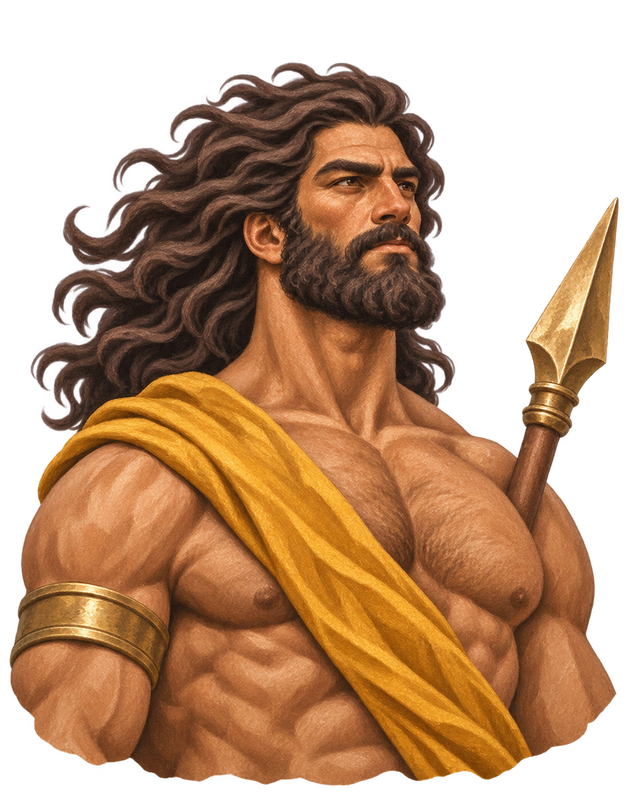
#> input picture art/originals/portraits/eurytion.png, 640 x 800 px; its folder holds only this picture in this run
$ python pack_portraits.py
#> lines starting #> are read from the running program, lines starting #| are printed output that depends on the picture
"""Copy the painted busts into the game, and cut a square face from each.

The originals are 640x800. The game shows a bust at most ~170 px wide (the camp's hero
card), so 256x320 is enough. The face crops (160x160, in portraits/faces/) are what
`Px.face` sets in its roundel wherever the game used to cut a head from the battle sprite.

Pixels the background remover left at alpha 1-7 are cleared: invisible on any ground, but
they would stretch the used rect the crop is measured from.

The face is found by where the skin is in the top of the picture. Half-figure portraits
with a quiver, a pack or a club beside the head, and the animals, are placed by hand.
"""
import colorsys
from pathlib import Path
from PIL import Image

ROOT = Path(__file__).resolve().parents[2]
SRC = ROOT / 'art/originals/portraits'
OUT = ROOT / 'prototype/art/original/portraits'
SIZE = (256, 320)
FACE = 160

# name: (centre x, centre y, side), as fractions of the packed picture's width and height
# (side as a fraction of the width).
BY_HAND = {
    'merc_archer': (.59, .25, .50),
    'npc_trader': (.60, .25, .50),
    'heracles': (.53, .28, .50),
    'marsh_snake': (.68, .22, .55),
    'hydra_head': (.66, .36, .62),
}


def face(im: Image.Image, name: str) -> Image.Image:
    w, h = im.size
    x0, y0, x1, y1 = im.getchannel('A').point(lambda v: 255 if v > 128 else 0).getbbox()
    if name in BY_HAND:
        fx, fy, fs = BY_HAND[name]
        cx, cy, side = fx * w, fy * h, round(fs * w)
    elif y1 - y0 < h * .8:
        # Drawn whole and not reaching the bottom (the crab): show all of it.
        side = max(x1 - x0, y1 - y0)
        cx, cy = (x0 + x1) / 2, (y0 + y1) / 2
    else:
        px = im.load()
        sx = sy = n = 0
        for y in range(y0, y0 + round(h * .42)):
            for x in range(x0, x1):
                r, g, b, a = px[x, y]
                if a < 200:
                    continue
                hue, sat, val = colorsys.rgb_to_hsv(r / 255, g / 255, b / 255)
                if .02 < hue < .11 and .25 < sat < .65 and .35 < val < .95:
                    sx, sy, n = sx + x, sy + y, n + 1
        side = round(w * .5)
        cx, cy = (sx / n, sy / n) if n > 300 else ((x0 + x1) / 2, y0 + side * .45)
        cy += side * .04
    left = min(max(0, round(cx - side / 2)), w - side)
    top = min(max(0, round(cy - side / 2)), h - side)
    return im.crop((left, top, left + side, top + side)).resize((FACE, FACE), Image.Resampling.LANCZOS)


def pack(path: Path) -> None:
    im = Image.open(path).convert('RGBA')
#> im is the input picture: PIL image 640x800 RGBA; mean R, G, B, A 97.8, 61.4, 32.6, 154.4
    im.putalpha(im.getchannel('A').point(lambda a: 0 if a < 8 else a))
    im = im.resize(SIZE, Image.Resampling.LANCZOS)
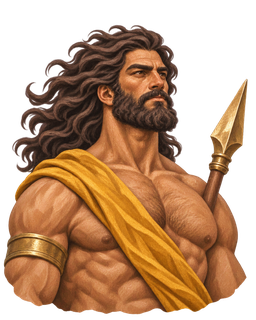
#> im: PIL image 256x320 RGBA; mean R, G, B, A 98.6, 62.2, 33, 154.4; transparent parts drawn white
    target = OUT / path.name
    # The hero's three busts were packed before this script; leave them byte for byte.
    if not target.exists():
        im.save(target, optimize=True)
    face(im, path.stem).save(OUT / 'faces' / path.name, optimize=True)
#> in face, `x0, y0, x1, y1 = im.getchannel('A').point(lambda v: 255 if v > 128 els..`: x0 = 4; y0 = 25; x1 = 247; y1 = 314
#> in face, `cx, cy = (sx / n, sy / n) if n > 300 else ((x0 + x1) / 2, y0 + side * ..`: cx = 125.9; cy = 94.58
#> in face, `cy += side * .04`: cy = 99.7
#> in face, `left = min(max(0, round(cx - side / 2)), w - side)`: left = 62
#> in face, `top = min(max(0, round(cy - side / 2)), h - side)`: top = 36
#> in face, `return im.crop((left, top, left + side, top + side)).resize((FACE, FAC..`:
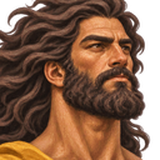
#> returned value: PIL image 160x160 RGBA; mean R, G, B, A 98.5, 63, 41.5, 212.8; transparent parts drawn white


if __name__ == '__main__':
    (OUT / 'faces').mkdir(parents=True, exist_ok=True)
    for p in sorted(SRC.glob('*.png')):
        pack(p)
        print(p.name)
